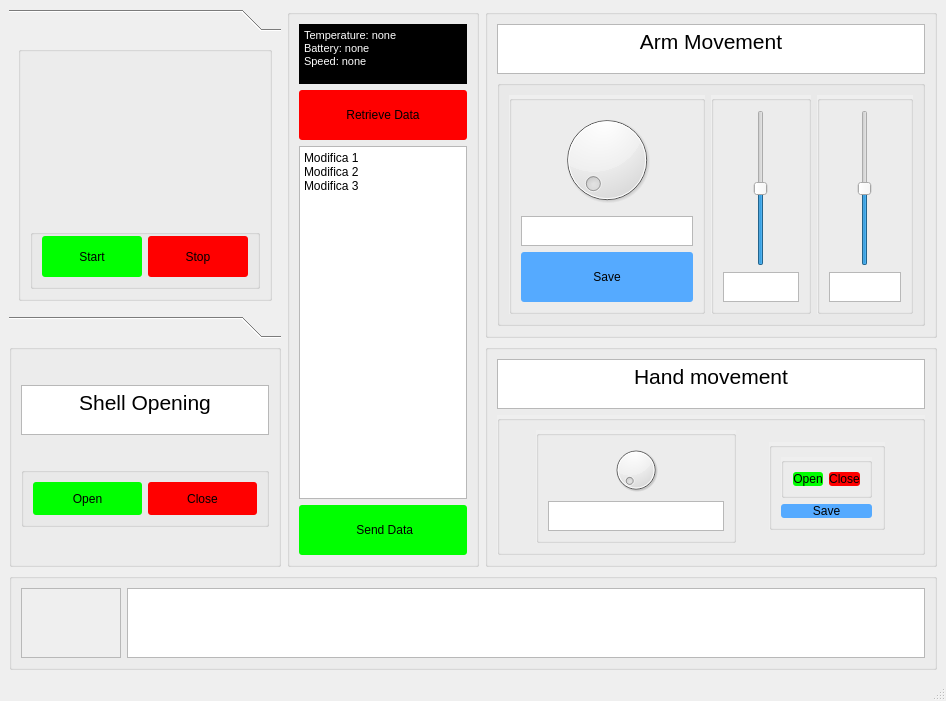
<?xml version="1.0" encoding="UTF-8"?>
<ui version="4.0">
 <class>MainWindow</class>
 <widget class="QMainWindow" name="MainWindow">
  <property name="geometry">
   <rect>
    <x>0</x>
    <y>0</y>
    <width>946</width>
    <height>670</height>
   </rect>
  </property>
  <property name="windowTitle">
   <string>MainWindow</string>
  </property>
  <widget class="QWidget" name="centralwidget">
   <property name="autoFillBackground">
    <bool>true</bool>
   </property>
   <layout class="QGridLayout" name="gridLayout">
    <item row="1" column="0">
     <widget class="QGroupBox" name="shellOpeningGroup">
      <property name="minimumSize">
       <size>
        <width>200</width>
        <height>0</height>
       </size>
      </property>
      <property name="maximumSize">
       <size>
        <width>16777215</width>
        <height>250</height>
       </size>
      </property>
      <property name="autoFillBackground">
       <bool>true</bool>
      </property>
      <layout class="QVBoxLayout" name="shellOpenClose_andTitle">
       <item>
        <widget class="QTextBrowser" name="textBrowser_shellOpeningTitle">
         <property name="maximumSize">
          <size>
           <width>16777215</width>
           <height>50</height>
          </size>
         </property>
         <property name="html">
          <string>&lt;!DOCTYPE HTML PUBLIC &quot;-//W3C//DTD HTML 4.0//EN&quot; &quot;http://www.w3.org/TR/REC-html40/strict.dtd&quot;&gt;
&lt;html&gt;&lt;head&gt;&lt;meta name=&quot;qrichtext&quot; content=&quot;1&quot; /&gt;&lt;style type=&quot;text/css&quot;&gt;
p, li { white-space: pre-wrap; }
&lt;/style&gt;&lt;/head&gt;&lt;body style=&quot; font-family:'MS Shell Dlg 2'; font-size:8.25pt; font-weight:400; font-style:normal;&quot;&gt;
&lt;p align=&quot;center&quot; style=&quot; margin-top:0px; margin-bottom:0px; margin-left:0px; margin-right:0px; -qt-block-indent:0; text-indent:0px;&quot;&gt;&lt;span style=&quot; font-size:16pt;&quot;&gt;Shell Opening&lt;/span&gt;&lt;/p&gt;&lt;/body&gt;&lt;/html&gt;</string>
         </property>
        </widget>
       </item>
       <item>
        <widget class="QGroupBox" name="groupBox">
         <property name="maximumSize">
          <size>
           <width>16777215</width>
           <height>60</height>
          </size>
         </property>
         <layout class="QHBoxLayout" name="shellOpenClose">
          <item>
           <widget class="QPushButton" name="pushButton_shellOpen">
            <property name="maximumSize">
             <size>
              <width>16777215</width>
              <height>50</height>
             </size>
            </property>
            <property name="styleSheet">
             <string notr="true">QPushButton {
border-radius: 3px;
background: rgb(0, 255, 0);
}

QPushButton:hover{
background: rgba(0, 255, 0, 170)
}
QPushButton:pressed{
background: rgba(0, 255, 0, 90)
}
</string>
            </property>
            <property name="text">
             <string>Open</string>
            </property>
           </widget>
          </item>
          <item>
           <widget class="QPushButton" name="pushButton_shellClose">
            <property name="maximumSize">
             <size>
              <width>16777215</width>
              <height>50</height>
             </size>
            </property>
            <property name="styleSheet">
             <string notr="true">QPushButton {
border-radius: 3px;
background: rgb(255, 0, 0)
}
QPushButton:hover{
background: rgba(255, 0, 0, 170)
}
QPushButton:pressed{
background: rgba(255, 0, 0, 90)
}
</string>
            </property>
            <property name="text">
             <string>Close</string>
            </property>
           </widget>
          </item>
         </layout>
        </widget>
       </item>
      </layout>
     </widget>
    </item>
    <item row="2" column="0" colspan="3">
     <widget class="QGroupBox" name="statusbarGroup">
      <property name="maximumSize">
       <size>
        <width>16777215</width>
        <height>100</height>
       </size>
      </property>
      <property name="autoFillBackground">
       <bool>true</bool>
      </property>
      <layout class="QHBoxLayout" name="statusBar">
       <item>
        <widget class="QFrame" name="frame_logo">
         <property name="sizePolicy">
          <sizepolicy hsizetype="Maximum" vsizetype="Preferred">
           <horstretch>0</horstretch>
           <verstretch>0</verstretch>
          </sizepolicy>
         </property>
         <property name="maximumSize">
          <size>
           <width>100</width>
           <height>100</height>
          </size>
         </property>
         <property name="autoFillBackground">
          <bool>true</bool>
         </property>
         <property name="frameShape">
          <enum>QFrame::StyledPanel</enum>
         </property>
         <property name="frameShadow">
          <enum>QFrame::Raised</enum>
         </property>
        </widget>
       </item>
       <item>
        <widget class="QTextBrowser" name="textBrowser_armMovementTitle_2">
         <property name="sizePolicy">
          <sizepolicy hsizetype="Preferred" vsizetype="Expanding">
           <horstretch>0</horstretch>
           <verstretch>0</verstretch>
          </sizepolicy>
         </property>
         <property name="maximumSize">
          <size>
           <width>16777215</width>
           <height>100</height>
          </size>
         </property>
         <property name="autoFillBackground">
          <bool>true</bool>
         </property>
         <property name="html">
          <string>&lt;!DOCTYPE HTML PUBLIC &quot;-//W3C//DTD HTML 4.0//EN&quot; &quot;http://www.w3.org/TR/REC-html40/strict.dtd&quot;&gt;
&lt;html&gt;&lt;head&gt;&lt;meta name=&quot;qrichtext&quot; content=&quot;1&quot; /&gt;&lt;style type=&quot;text/css&quot;&gt;
p, li { white-space: pre-wrap; }
&lt;/style&gt;&lt;/head&gt;&lt;body style=&quot; font-family:'MS Shell Dlg 2'; font-size:8.25pt; font-weight:400; font-style:normal;&quot;&gt;
&lt;p align=&quot;center&quot; style=&quot;-qt-paragraph-type:empty; margin-top:0px; margin-bottom:0px; margin-left:0px; margin-right:0px; -qt-block-indent:0; text-indent:0px;&quot;&gt;&lt;br /&gt;&lt;/p&gt;&lt;/body&gt;&lt;/html&gt;</string>
         </property>
        </widget>
       </item>
      </layout>
     </widget>
    </item>
    <item row="0" column="1" rowspan="2">
     <widget class="QGroupBox" name="sensorDataGroup">
      <property name="sizePolicy">
       <sizepolicy hsizetype="Maximum" vsizetype="Preferred">
        <horstretch>0</horstretch>
        <verstretch>0</verstretch>
       </sizepolicy>
      </property>
      <property name="minimumSize">
       <size>
        <width>150</width>
        <height>0</height>
       </size>
      </property>
      <property name="maximumSize">
       <size>
        <width>200</width>
        <height>16777215</height>
       </size>
      </property>
      <property name="autoFillBackground">
       <bool>true</bool>
      </property>
      <layout class="QVBoxLayout" name="sensorsData">
       <item>
        <widget class="QTextBrowser" name="textBrowser_sensorsDisplay">
         <property name="sizePolicy">
          <sizepolicy hsizetype="Preferred" vsizetype="Preferred">
           <horstretch>0</horstretch>
           <verstretch>0</verstretch>
          </sizepolicy>
         </property>
         <property name="maximumSize">
          <size>
           <width>16777215</width>
           <height>60</height>
          </size>
         </property>
         <property name="styleSheet">
          <string notr="true">QTextBrowser{
background:rgb(0, 0, 0);
color:white
}</string>
         </property>
         <property name="html">
          <string>&lt;!DOCTYPE HTML PUBLIC &quot;-//W3C//DTD HTML 4.0//EN&quot; &quot;http://www.w3.org/TR/REC-html40/strict.dtd&quot;&gt;
&lt;html&gt;&lt;head&gt;&lt;meta name=&quot;qrichtext&quot; content=&quot;1&quot; /&gt;&lt;style type=&quot;text/css&quot;&gt;
p, li { white-space: pre-wrap; }
&lt;/style&gt;&lt;/head&gt;&lt;body style=&quot; font-family:'MS Shell Dlg 2'; font-size:8.25pt; font-weight:400; font-style:normal;&quot;&gt;
&lt;p style=&quot; margin-top:0px; margin-bottom:0px; margin-left:0px; margin-right:0px; -qt-block-indent:0; text-indent:0px;&quot;&gt;&lt;span style=&quot; font-size:8pt;&quot;&gt;Temperature: none&lt;/span&gt;&lt;/p&gt;
&lt;p style=&quot; margin-top:0px; margin-bottom:0px; margin-left:0px; margin-right:0px; -qt-block-indent:0; text-indent:0px;&quot;&gt;&lt;span style=&quot; font-size:8pt;&quot;&gt;Battery: none&lt;/span&gt;&lt;/p&gt;
&lt;p style=&quot; margin-top:0px; margin-bottom:0px; margin-left:0px; margin-right:0px; -qt-block-indent:0; text-indent:0px;&quot;&gt;&lt;span style=&quot; font-size:8pt;&quot;&gt;Speed: none&lt;/span&gt;&lt;/p&gt;&lt;/body&gt;&lt;/html&gt;</string>
         </property>
        </widget>
       </item>
       <item>
        <widget class="QPushButton" name="pushButton_dataRetrieve">
         <property name="sizePolicy">
          <sizepolicy hsizetype="Minimum" vsizetype="Maximum">
           <horstretch>0</horstretch>
           <verstretch>0</verstretch>
          </sizepolicy>
         </property>
         <property name="maximumSize">
          <size>
           <width>16777215</width>
           <height>50</height>
          </size>
         </property>
         <property name="styleSheet">
          <string notr="true">QPushButton {
border-radius: 3px;
background: rgb(255, 0, 0)
}
QPushButton:hover{
background: rgba(255, 0, 0, 170)
}
QPushButton:pressed{
background: rgba(255, 0, 0, 90)
}
</string>
         </property>
         <property name="text">
          <string>Retrieve Data</string>
         </property>
        </widget>
       </item>
       <item>
        <widget class="QPlainTextEdit" name="plainTextEdit_console">
         <property name="sizePolicy">
          <sizepolicy hsizetype="Preferred" vsizetype="Preferred">
           <horstretch>0</horstretch>
           <verstretch>0</verstretch>
          </sizepolicy>
         </property>
         <property name="plainText">
          <string>Modifica 1
Modifica 2
Modifica 3</string>
         </property>
        </widget>
       </item>
       <item>
        <widget class="QPushButton" name="pushButton_dataSend">
         <property name="sizePolicy">
          <sizepolicy hsizetype="Minimum" vsizetype="Maximum">
           <horstretch>0</horstretch>
           <verstretch>0</verstretch>
          </sizepolicy>
         </property>
         <property name="maximumSize">
          <size>
           <width>16777215</width>
           <height>50</height>
          </size>
         </property>
         <property name="styleSheet">
          <string notr="true">QPushButton {
border-radius: 3px;
background: rgb(0, 255, 0);
}

QPushButton:hover{
background: rgba(0, 255, 0, 170)
}
QPushButton:pressed{
background: rgba(0, 255, 0, 90)
}
</string>
         </property>
         <property name="text">
          <string> Send Data</string>
         </property>
        </widget>
       </item>
      </layout>
     </widget>
    </item>
    <item row="1" column="2">
     <widget class="QGroupBox" name="handMovementGroup">
      <property name="sizePolicy">
       <sizepolicy hsizetype="Expanding" vsizetype="Expanding">
        <horstretch>0</horstretch>
        <verstretch>0</verstretch>
       </sizepolicy>
      </property>
      <property name="maximumSize">
       <size>
        <width>16777215</width>
        <height>250</height>
       </size>
      </property>
      <property name="autoFillBackground">
       <bool>true</bool>
      </property>
      <layout class="QVBoxLayout" name="handMovement_andTitle">
       <item>
        <widget class="QTextBrowser" name="textBrowser_handMovementTitle">
         <property name="sizePolicy">
          <sizepolicy hsizetype="Fixed" vsizetype="Preferred">
           <horstretch>0</horstretch>
           <verstretch>0</verstretch>
          </sizepolicy>
         </property>
         <property name="maximumSize">
          <size>
           <width>16777214</width>
           <height>50</height>
          </size>
         </property>
         <property name="autoFillBackground">
          <bool>true</bool>
         </property>
         <property name="html">
          <string>&lt;!DOCTYPE HTML PUBLIC &quot;-//W3C//DTD HTML 4.0//EN&quot; &quot;http://www.w3.org/TR/REC-html40/strict.dtd&quot;&gt;
&lt;html&gt;&lt;head&gt;&lt;meta name=&quot;qrichtext&quot; content=&quot;1&quot; /&gt;&lt;style type=&quot;text/css&quot;&gt;
p, li { white-space: pre-wrap; }
&lt;/style&gt;&lt;/head&gt;&lt;body style=&quot; font-family:'MS Shell Dlg 2'; font-size:8.25pt; font-weight:400; font-style:normal;&quot;&gt;
&lt;p align=&quot;center&quot; style=&quot; margin-top:0px; margin-bottom:0px; margin-left:0px; margin-right:0px; -qt-block-indent:0; text-indent:0px;&quot;&gt;&lt;span style=&quot; font-size:16pt;&quot;&gt;Hand movement&lt;/span&gt;&lt;/p&gt;&lt;/body&gt;&lt;/html&gt;</string>
         </property>
        </widget>
       </item>
       <item>
        <widget class="QGroupBox" name="handMovementGroup_2">
         <property name="autoFillBackground">
          <bool>true</bool>
         </property>
         <layout class="QHBoxLayout" name="handMovement">
          <item>
           <widget class="QGroupBox" name="handRotationGroup">
            <property name="sizePolicy">
             <sizepolicy hsizetype="Expanding" vsizetype="Expanding">
              <horstretch>0</horstretch>
              <verstretch>0</verstretch>
             </sizepolicy>
            </property>
            <property name="minimumSize">
             <size>
              <width>60</width>
              <height>60</height>
             </size>
            </property>
            <property name="maximumSize">
             <size>
              <width>200</width>
              <height>16777213</height>
             </size>
            </property>
            <property name="autoFillBackground">
             <bool>true</bool>
            </property>
            <layout class="QVBoxLayout" name="handRotation">
             <property name="spacing">
              <number>6</number>
             </property>
             <property name="sizeConstraint">
              <enum>QLayout::SetMinimumSize</enum>
             </property>
             <item>
              <widget class="QDial" name="dial_handRotation">
               <property name="sizePolicy">
                <sizepolicy hsizetype="Preferred" vsizetype="Preferred">
                 <horstretch>0</horstretch>
                 <verstretch>0</verstretch>
                </sizepolicy>
               </property>
               <property name="maximumSize">
                <size>
                 <width>16777214</width>
                 <height>300</height>
                </size>
               </property>
               <property name="maximum">
                <number>359</number>
               </property>
              </widget>
             </item>
             <item>
              <widget class="QPlainTextEdit" name="plainTextEdit_handRotationValue">
               <property name="maximumSize">
                <size>
                 <width>16777213</width>
                 <height>30</height>
                </size>
               </property>
              </widget>
             </item>
            </layout>
           </widget>
          </item>
          <item>
           <widget class="QGroupBox" name="hand">
            <property name="maximumSize">
             <size>
              <width>16777213</width>
              <height>16777213</height>
             </size>
            </property>
            <property name="autoFillBackground">
             <bool>true</bool>
            </property>
            <layout class="QVBoxLayout" name="handGroup">
             <property name="sizeConstraint">
              <enum>QLayout::SetFixedSize</enum>
             </property>
             <property name="rightMargin">
              <number>10</number>
             </property>
             <item>
              <widget class="QGroupBox" name="handOpenCloseGroup">
               <property name="maximumSize">
                <size>
                 <width>16777213</width>
                 <height>16777213</height>
                </size>
               </property>
               <property name="autoFillBackground">
                <bool>true</bool>
               </property>
               <layout class="QHBoxLayout" name="handOpenClose">
                <item>
                 <widget class="QPushButton" name="pushButton_handOpen">
                  <property name="enabled">
                   <bool>true</bool>
                  </property>
                  <property name="sizePolicy">
                   <sizepolicy hsizetype="Preferred" vsizetype="Preferred">
                    <horstretch>0</horstretch>
                    <verstretch>0</verstretch>
                   </sizepolicy>
                  </property>
                  <property name="maximumSize">
                   <size>
                    <width>16777213</width>
                    <height>50</height>
                   </size>
                  </property>
                  <property name="acceptDrops">
                   <bool>true</bool>
                  </property>
                  <property name="styleSheet">
                   <string notr="true">QPushButton {
border-radius: 3px;
background: rgb(0, 255, 0);
}

QPushButton:hover{
background: rgba(0, 255, 0, 170)
}
QPushButton:pressed{
background: rgba(0, 255, 0, 90)
}
</string>
                  </property>
                  <property name="text">
                   <string>Open</string>
                  </property>
                 </widget>
                </item>
                <item>
                 <widget class="QPushButton" name="pushButton_handClose">
                  <property name="sizePolicy">
                   <sizepolicy hsizetype="Preferred" vsizetype="Preferred">
                    <horstretch>0</horstretch>
                    <verstretch>0</verstretch>
                   </sizepolicy>
                  </property>
                  <property name="maximumSize">
                   <size>
                    <width>16777213</width>
                    <height>50</height>
                   </size>
                  </property>
                  <property name="acceptDrops">
                   <bool>true</bool>
                  </property>
                  <property name="autoFillBackground">
                   <bool>true</bool>
                  </property>
                  <property name="styleSheet">
                   <string notr="true">QPushButton {
border-radius: 3px;
background: rgb(255, 0, 0)
}
QPushButton:hover{
background: rgba(255, 0, 0, 170)
}
QPushButton:pressed{
background: rgba(255, 0, 0, 90)
}
</string>
                  </property>
                  <property name="text">
                   <string>Close</string>
                  </property>
                 </widget>
                </item>
               </layout>
              </widget>
             </item>
             <item>
              <widget class="QPushButton" name="pushButton_handMovementSave">
               <property name="sizePolicy">
                <sizepolicy hsizetype="Preferred" vsizetype="Preferred">
                 <horstretch>0</horstretch>
                 <verstretch>0</verstretch>
                </sizepolicy>
               </property>
               <property name="maximumSize">
                <size>
                 <width>16777215</width>
                 <height>50</height>
                </size>
               </property>
               <property name="styleSheet">
                <string notr="true">QPushButton {
border-radius: 3px;
background: rgb(85, 170, 255);
}

QPushButton:hover{
background: rgba(85, 170, 255,190);
}
QPushButton:pressed{
background: rgba(85, 170, 255,120);
}
</string>
               </property>
               <property name="text">
                <string>Save</string>
               </property>
              </widget>
             </item>
            </layout>
           </widget>
          </item>
         </layout>
         <zorder>hand</zorder>
        </widget>
       </item>
      </layout>
     </widget>
    </item>
    <item row="0" column="2">
     <widget class="QGroupBox" name="armMovementGroup">
      <property name="sizePolicy">
       <sizepolicy hsizetype="Preferred" vsizetype="Expanding">
        <horstretch>0</horstretch>
        <verstretch>0</verstretch>
       </sizepolicy>
      </property>
      <property name="maximumSize">
       <size>
        <width>16777215</width>
        <height>16777215</height>
       </size>
      </property>
      <property name="autoFillBackground">
       <bool>true</bool>
      </property>
      <layout class="QVBoxLayout" name="armMovement_andTitle">
       <item>
        <widget class="QTextBrowser" name="textBrowser_armMovementTitle">
         <property name="maximumSize">
          <size>
           <width>16777215</width>
           <height>50</height>
          </size>
         </property>
         <property name="html">
          <string>&lt;!DOCTYPE HTML PUBLIC &quot;-//W3C//DTD HTML 4.0//EN&quot; &quot;http://www.w3.org/TR/REC-html40/strict.dtd&quot;&gt;
&lt;html&gt;&lt;head&gt;&lt;meta name=&quot;qrichtext&quot; content=&quot;1&quot; /&gt;&lt;style type=&quot;text/css&quot;&gt;
p, li { white-space: pre-wrap; }
&lt;/style&gt;&lt;/head&gt;&lt;body style=&quot; font-family:'MS Shell Dlg 2'; font-size:8.25pt; font-weight:400; font-style:normal;&quot;&gt;
&lt;p align=&quot;center&quot; style=&quot; margin-top:0px; margin-bottom:0px; margin-left:0px; margin-right:0px; -qt-block-indent:0; text-indent:0px;&quot;&gt;&lt;span style=&quot; font-size:16pt;&quot;&gt;Arm Movement&lt;/span&gt;&lt;/p&gt;&lt;/body&gt;&lt;/html&gt;</string>
         </property>
        </widget>
       </item>
       <item>
        <widget class="QGroupBox" name="armMovement_noTitle_2">
         <layout class="QHBoxLayout" name="armMovement_noTitle">
          <item>
           <widget class="QGroupBox" name="shoulderSave_2">
            <property name="maximumSize">
             <size>
              <width>200</width>
              <height>16777215</height>
             </size>
            </property>
            <property name="autoFillBackground">
             <bool>true</bool>
            </property>
            <layout class="QVBoxLayout" name="shoulderSave">
             <item>
              <layout class="QVBoxLayout" name="shoulder">
               <item>
                <widget class="QDial" name="dial_armShoulder">
                 <property name="sizePolicy">
                  <sizepolicy hsizetype="Preferred" vsizetype="Maximum">
                   <horstretch>0</horstretch>
                   <verstretch>0</verstretch>
                  </sizepolicy>
                 </property>
                 <property name="minimumSize">
                  <size>
                   <width>0</width>
                   <height>100</height>
                  </size>
                 </property>
                 <property name="maximum">
                  <number>180</number>
                 </property>
                </widget>
               </item>
               <item>
                <widget class="QPlainTextEdit" name="plainTextEdit_armShoulderValue">
                 <property name="sizePolicy">
                  <sizepolicy hsizetype="Preferred" vsizetype="Preferred">
                   <horstretch>0</horstretch>
                   <verstretch>0</verstretch>
                  </sizepolicy>
                 </property>
                 <property name="maximumSize">
                  <size>
                   <width>16777215</width>
                   <height>30</height>
                  </size>
                 </property>
                 <property name="autoFillBackground">
                  <bool>false</bool>
                 </property>
                </widget>
               </item>
              </layout>
             </item>
             <item>
              <widget class="QPushButton" name="pushButton_armMovementSave">
               <property name="sizePolicy">
                <sizepolicy hsizetype="Preferred" vsizetype="Maximum">
                 <horstretch>0</horstretch>
                 <verstretch>0</verstretch>
                </sizepolicy>
               </property>
               <property name="minimumSize">
                <size>
                 <width>1</width>
                 <height>50</height>
                </size>
               </property>
               <property name="maximumSize">
                <size>
                 <width>16777215</width>
                 <height>16777215</height>
                </size>
               </property>
               <property name="styleSheet">
                <string notr="true">QPushButton {
border-radius: 3px;
background: rgb(85, 170, 255);
}

QPushButton:hover{
background: rgba(85, 170, 255,190);
}
QPushButton:pressed{
background: rgba(85, 170, 255,120);
}
</string>
               </property>
               <property name="text">
                <string>Save</string>
               </property>
              </widget>
             </item>
            </layout>
           </widget>
          </item>
          <item>
           <widget class="QGroupBox" name="secondShoulder_2">
            <property name="maximumSize">
             <size>
              <width>100</width>
              <height>16777215</height>
             </size>
            </property>
            <property name="autoFillBackground">
             <bool>true</bool>
            </property>
            <layout class="QVBoxLayout" name="secondShoulder">
             <item>
              <widget class="QSlider" name="verticalSlider_armSecondShoulder">
               <property name="sizePolicy">
                <sizepolicy hsizetype="Preferred" vsizetype="Preferred">
                 <horstretch>0</horstretch>
                 <verstretch>0</verstretch>
                </sizepolicy>
               </property>
               <property name="minimum">
                <number>-90</number>
               </property>
               <property name="maximum">
                <number>90</number>
               </property>
               <property name="orientation">
                <enum>Qt::Vertical</enum>
               </property>
              </widget>
             </item>
             <item>
              <widget class="QPlainTextEdit" name="plainTextEdit_armSecondShoulderValue">
               <property name="sizePolicy">
                <sizepolicy hsizetype="Minimum" vsizetype="Minimum">
                 <horstretch>0</horstretch>
                 <verstretch>0</verstretch>
                </sizepolicy>
               </property>
               <property name="maximumSize">
                <size>
                 <width>16777215</width>
                 <height>30</height>
                </size>
               </property>
              </widget>
             </item>
            </layout>
           </widget>
          </item>
          <item>
           <widget class="QGroupBox" name="elbow_2">
            <property name="maximumSize">
             <size>
              <width>100</width>
              <height>16777215</height>
             </size>
            </property>
            <property name="autoFillBackground">
             <bool>true</bool>
            </property>
            <layout class="QVBoxLayout" name="elbow">
             <item>
              <widget class="QSlider" name="verticalSlider_armElbow">
               <property name="sizePolicy">
                <sizepolicy hsizetype="Preferred" vsizetype="Preferred">
                 <horstretch>0</horstretch>
                 <verstretch>0</verstretch>
                </sizepolicy>
               </property>
               <property name="minimum">
                <number>-90</number>
               </property>
               <property name="maximum">
                <number>90</number>
               </property>
               <property name="orientation">
                <enum>Qt::Vertical</enum>
               </property>
              </widget>
             </item>
             <item>
              <widget class="QPlainTextEdit" name="plainTextEdit_armElbowValue">
               <property name="maximumSize">
                <size>
                 <width>16777215</width>
                 <height>30</height>
                </size>
               </property>
              </widget>
             </item>
            </layout>
           </widget>
          </item>
         </layout>
        </widget>
       </item>
      </layout>
     </widget>
    </item>
    <item row="0" column="0">
     <widget class="QToolBox" name="toolBox_shellMovementCamera">
      <property name="sizePolicy">
       <sizepolicy hsizetype="Preferred" vsizetype="Preferred">
        <horstretch>0</horstretch>
        <verstretch>0</verstretch>
       </sizepolicy>
      </property>
      <property name="maximumSize">
       <size>
        <width>16777215</width>
        <height>99999</height>
       </size>
      </property>
      <property name="mouseTracking">
       <bool>true</bool>
      </property>
      <property name="tabletTracking">
       <bool>false</bool>
      </property>
      <property name="autoFillBackground">
       <bool>true</bool>
      </property>
      <widget class="QWidget" name="toolBox_shellMovementCameraPage2" native="true">
       <property name="sizePolicy">
        <sizepolicy hsizetype="Ignored" vsizetype="Preferred">
         <horstretch>0</horstretch>
         <verstretch>0</verstretch>
        </sizepolicy>
       </property>
       <attribute name="label">
        <string/>
       </attribute>
       <layout class="QHBoxLayout" name="horizontalLayout">
        <item>
         <widget class="QGroupBox" name="camera_2">
          <layout class="QVBoxLayout" name="camera">
           <property name="sizeConstraint">
            <enum>QLayout::SetDefaultConstraint</enum>
           </property>
           <item>
            <widget class="QLabel" name="label_camera">
             <property name="sizePolicy">
              <sizepolicy hsizetype="Maximum" vsizetype="Maximum">
               <horstretch>0</horstretch>
               <verstretch>0</verstretch>
              </sizepolicy>
             </property>
             <property name="maximumSize">
              <size>
               <width>16777214</width>
               <height>16777214</height>
              </size>
             </property>
             <property name="text">
              <string/>
             </property>
            </widget>
           </item>
           <item>
            <widget class="QGroupBox" name="cameraStartStop_2">
             <property name="maximumSize">
              <size>
               <width>16777215</width>
               <height>60</height>
              </size>
             </property>
             <layout class="QHBoxLayout" name="cameraStartStop">
              <property name="spacing">
               <number>6</number>
              </property>
              <property name="topMargin">
               <number>1</number>
              </property>
              <item>
               <widget class="QPushButton" name="pushButton_startCamera">
                <property name="maximumSize">
                 <size>
                  <width>16777215</width>
                  <height>50</height>
                 </size>
                </property>
                <property name="styleSheet">
                 <string notr="true">QPushButton {
border-radius: 3px;
background: rgb(0, 255, 0);
}

QPushButton:hover{
background: rgba(0, 255, 0, 170)
}
QPushButton:pressed{
background: rgba(0, 255, 0, 90)
}
</string>
                </property>
                <property name="text">
                 <string>Start</string>
                </property>
               </widget>
              </item>
              <item>
               <widget class="QPushButton" name="pushButton_stopCamera">
                <property name="maximumSize">
                 <size>
                  <width>16777215</width>
                  <height>50</height>
                 </size>
                </property>
                <property name="styleSheet">
                 <string notr="true">QPushButton {
border-radius: 3px;
background: rgb(255, 0, 0)
}
QPushButton:hover{
background: rgba(255, 0, 0, 170)
}
QPushButton:pressed{
background: rgba(255, 0, 0, 90)
}
</string>
                </property>
                <property name="text">
                 <string>Stop</string>
                </property>
               </widget>
              </item>
             </layout>
            </widget>
           </item>
          </layout>
         </widget>
        </item>
       </layout>
      </widget>
      <widget class="QWidget" name="toolBox_shellMovementCameraPage1" native="true">
       <attribute name="label">
        <string/>
       </attribute>
       <layout class="QVBoxLayout" name="verticalLayout">
        <item>
         <widget class="QGroupBox" name="shellMovementAndTitle">
          <layout class="QVBoxLayout" name="shellMovement_andTitle">
           <item>
            <widget class="QTextBrowser" name="textBrowser_shellMovementTitle">
             <property name="maximumSize">
              <size>
               <width>16777215</width>
               <height>50</height>
              </size>
             </property>
             <property name="html">
              <string>&lt;!DOCTYPE HTML PUBLIC &quot;-//W3C//DTD HTML 4.0//EN&quot; &quot;http://www.w3.org/TR/REC-html40/strict.dtd&quot;&gt;
&lt;html&gt;&lt;head&gt;&lt;meta name=&quot;qrichtext&quot; content=&quot;1&quot; /&gt;&lt;style type=&quot;text/css&quot;&gt;
p, li { white-space: pre-wrap; }
&lt;/style&gt;&lt;/head&gt;&lt;body style=&quot; font-family:'MS Shell Dlg 2'; font-size:8.25pt; font-weight:400; font-style:normal;&quot;&gt;
&lt;p align=&quot;center&quot; style=&quot; margin-top:0px; margin-bottom:0px; margin-left:0px; margin-right:0px; -qt-block-indent:0; text-indent:0px;&quot;&gt;&lt;span style=&quot; font-size:16pt;&quot;&gt;Shell Movement&lt;/span&gt;&lt;/p&gt;&lt;/body&gt;&lt;/html&gt;</string>
             </property>
            </widget>
           </item>
           <item>
            <layout class="QHBoxLayout" name="pendulumStraightMovement">
             <item>
              <widget class="QGroupBox" name="pendulumGroup">
               <property name="cursor">
                <cursorShape>ArrowCursor</cursorShape>
               </property>
               <layout class="QVBoxLayout" name="pendulum">
                <item>
                 <widget class="QSlider" name="horizontalSlider_pendulum">
                  <property name="minimum">
                   <number>-30</number>
                  </property>
                  <property name="maximum">
                   <number>30</number>
                  </property>
                  <property name="orientation">
                   <enum>Qt::Horizontal</enum>
                  </property>
                 </widget>
                </item>
                <item>
                 <widget class="QPlainTextEdit" name="plainTextEdit_pendulumValue">
                  <property name="sizePolicy">
                   <sizepolicy hsizetype="Preferred" vsizetype="Preferred">
                    <horstretch>0</horstretch>
                    <verstretch>0</verstretch>
                   </sizepolicy>
                  </property>
                  <property name="minimumSize">
                   <size>
                    <width>0</width>
                    <height>0</height>
                   </size>
                  </property>
                  <property name="maximumSize">
                   <size>
                    <width>16777215</width>
                    <height>30</height>
                   </size>
                  </property>
                 </widget>
                </item>
                <item>
                 <widget class="QPushButton" name="pushButton_shellMovementSave">
                  <property name="maximumSize">
                   <size>
                    <width>16777215</width>
                    <height>50</height>
                   </size>
                  </property>
                  <property name="autoFillBackground">
                   <bool>true</bool>
                  </property>
                  <property name="styleSheet">
                   <string notr="true">QPushButton {
border-radius: 3px;
background: rgb(85, 170, 255);
}

QPushButton:hover{
background: rgba(85, 170, 255,190);
}
QPushButton:pressed{
background: rgba(85, 170, 255,120);
}
</string>
                  </property>
                  <property name="text">
                   <string>Save</string>
                  </property>
                  <property name="checkable">
                   <bool>false</bool>
                  </property>
                 </widget>
                </item>
               </layout>
              </widget>
             </item>
             <item>
              <widget class="QGroupBox" name="straightMovementGroup">
               <layout class="QVBoxLayout" name="straightMovement">
                <item>
                 <widget class="QSlider" name="verticalSlider_straightMovement">
                  <property name="sizePolicy">
                   <sizepolicy hsizetype="Preferred" vsizetype="Preferred">
                    <horstretch>0</horstretch>
                    <verstretch>0</verstretch>
                   </sizepolicy>
                  </property>
                  <property name="maximumSize">
                   <size>
                    <width>16777215</width>
                    <height>16777215</height>
                   </size>
                  </property>
                  <property name="minimum">
                   <number>-255</number>
                  </property>
                  <property name="maximum">
                   <number>255</number>
                  </property>
                  <property name="orientation">
                   <enum>Qt::Vertical</enum>
                  </property>
                 </widget>
                </item>
                <item>
                 <widget class="QPlainTextEdit" name="plainTextEdit_straightMovementValue">
                  <property name="maximumSize">
                   <size>
                    <width>16777215</width>
                    <height>30</height>
                   </size>
                  </property>
                 </widget>
                </item>
               </layout>
              </widget>
             </item>
            </layout>
           </item>
          </layout>
         </widget>
        </item>
       </layout>
      </widget>
     </widget>
    </item>
   </layout>
  </widget>
  <widget class="QMenuBar" name="menubar">
   <property name="geometry">
    <rect>
     <x>0</x>
     <y>0</y>
     <width>946</width>
     <height>21</height>
    </rect>
   </property>
  </widget>
  <widget class="QStatusBar" name="statusbar"/>
 </widget>
 <resources/>
 <connections/>
</ui>
